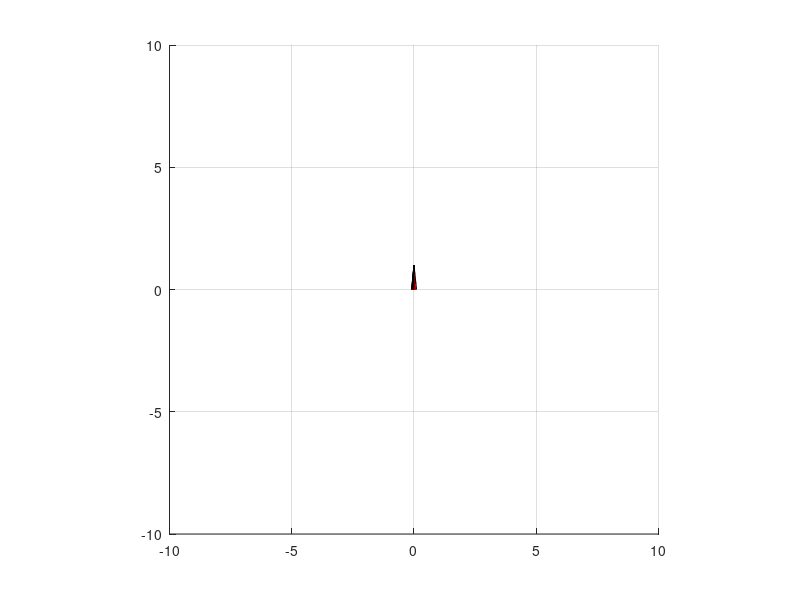

Reproduce this figure in MATLAB. (Note: this script raises an error after producing the figure.)
clf

ax = axes('XLim',[-10 10],'YLim',[-10 10],'ZLim',[-10 10]);
view(3);
grid on;
axis equal

[xc yc zc] = cylinder([0.1 0.0]);


h(1) = surface( xc,         zc,         -yc, 'FaceColor', 'red');
    
t = hgtransform('Parent',ax);
set(h,'Parent',t)

set(gcf,'Renderer', 'opengl')

drawnow

lon = x(1:end);
dummy = y(1:end);
lat = z(1:end);
rotx = xr(1:end);
roty = yr(1:end);
rotz = zr(1:end);

xlabel('x');
ylabel('y');
zlabel('z');
% hold on;

for i = 1:numel(lon)
    
    trans = makehgtform('translate',[lon(i) dummy(i) lat(i)]);
    rotax = makehgtform('xrotate', rotx(i));
    rotay = makehgtform('yrotate', roty(i));
    rotaz = makehgtform('zrotate', rotz(i));
    set(t,'Matrix', trans*rotax*rotay*rotaz); 
    if i >= 2
        %line(lon(i+1),lat(i+1));
        line([lon(i) lon(i-1)], [dummy(i) dummy(i-1)],[lat(i) lat(i-1)]);
    end
    %set(t,'Matrix', trans*rotay);
    %set(t,'Matrix', trans*rotaz);
    pause%(0.001);
    trans = makehgtform('translate',[0 0 0]);
    rotax = makehgtform('xrotate', 0);
    rotay = makehgtform('yrotate', 0);
    rotaz = makehgtform('zrotate', 0);
    set(t,'Matrix', trans*rotax*rotay*rotaz); 
    pause
end
    